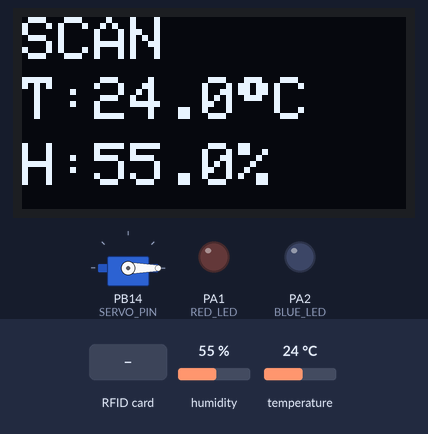
The sketch below on a simulated STM32 Blue Pill. On the bench: servo, 128×64 one-colour display, output pins drawn as LEDs (lit = HIGH). The inputs (shaded band) are chosen by the test bench; at power-on: humidity 55 %, temperature 24 °C. What the sketch prints to the serial monitor is not drawn.

Above: at 1.3 s.
1.4 s: RFID card 5E 7A 19 C4 held to the reader
At 2.4 s:
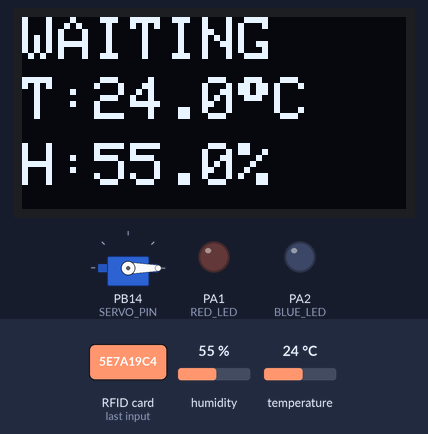
8.7 s: humidity set to 22 %
At 14.5 s:
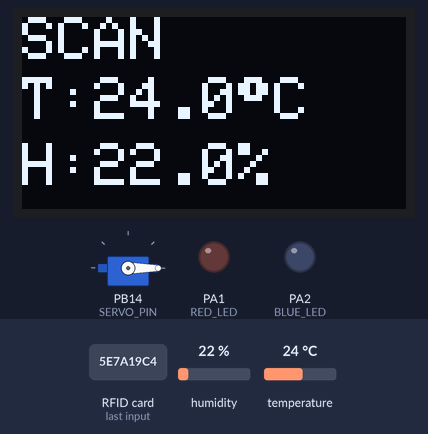
14.8 s: temperature set to 12 °C
At 18.5 s:
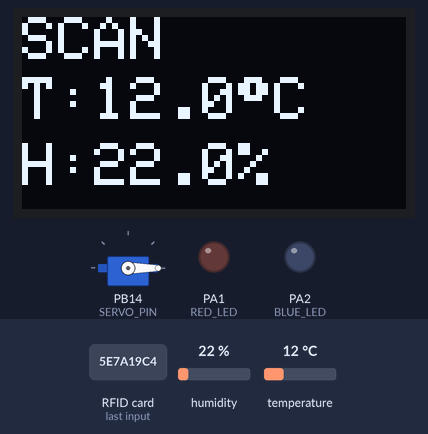
18.8 s: humidity set to 40 %
At 22.5 s:
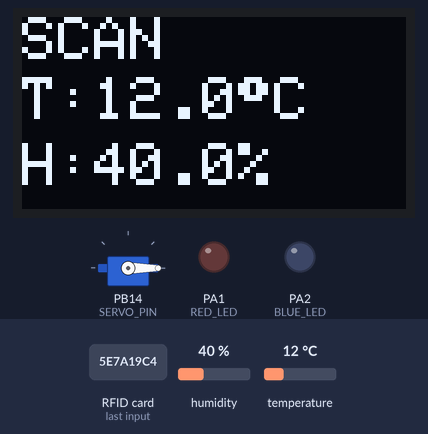
22.8 s: temperature set to 19 °C
At 26.5 s:
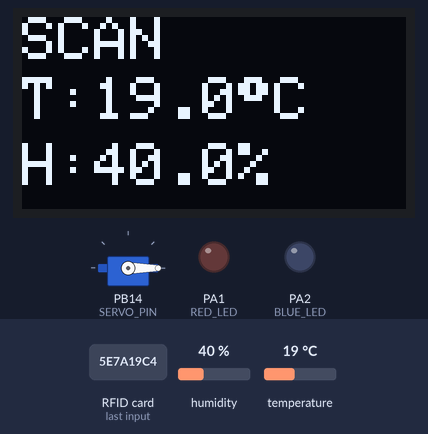
26.8 s: RFID card 5E 7A 19 C4 held to the reader
At 32.4 s:
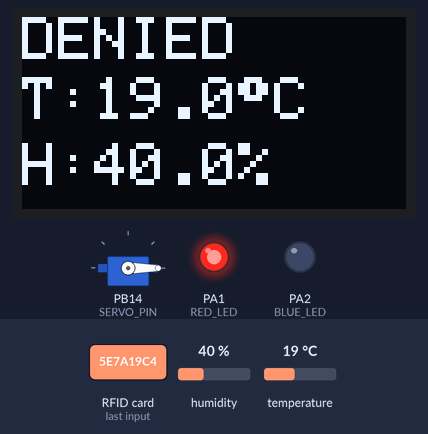
Timing chart, 0 to 34.1 s (numbered marks = the images above; inputs shaded):
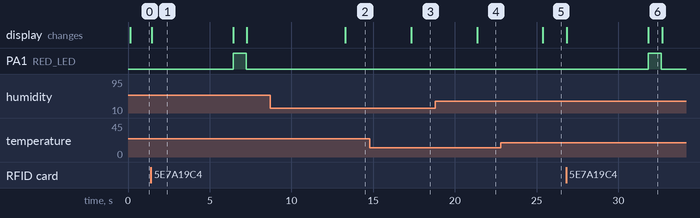

The sketch:

sketch.ino
```cpp
#include <SPI.h>
#include <MFRC522.h>
#include <Wire.h>
#include <Adafruit_GFX.h>
#include <Adafruit_SH110X.h>
#include <Servo.h>
#include <DHT.h>

// ============================================================
// Pin Definitions
// ============================================================
#define SS_PIN    PA4
#define RST_PIN   PB0
#define BLUE_LED  PA2
#define RED_LED   PA1
#define SERVO_PIN PB14
#define DHT_PIN   PB11
#define DHT_TYPE  DHT11

// ============================================================
// Timing Constants
// ============================================================
#define GATE_OPEN_MS     10000   // Gate stays open 10 seconds
#define SERIAL_TIMEOUT_MS 5000  // Wait up to 5 s for API response
#define DHT_INTERVAL_MS   2000  // Refresh DHT reading every 2 s
#define DISPLAY_IDLE_MS   2000  // Refresh idle screen every 2 s

// ============================================================
// State Machine
// ============================================================
enum GateIoTState {
  STATE_IDLE,        // Polling for card swipes
  STATE_WAITING,     // UID sent to serial, awaiting GRANT/DENY
  STATE_GATE_OPEN,   // Access granted, gate open, counting down
};

GateIoTState state = STATE_IDLE;
unsigned long stateEnteredAt = 0;

// ============================================================
// Objects
// ============================================================
Adafruit_SH1106G display(128, 64, &Wire, -1);
MFRC522 rfid(SS_PIN, RST_PIN);
Servo myServo;
DHT dht(DHT_PIN, DHT_TYPE);

// ============================================================
// Sensor Globals
// ============================================================
float currentTemp = 0;
float currentHum  = 0;
unsigned long lastDhtRead    = 0;
unsigned long lastIdleUpdate = 0;

// ============================================================
// Helper — Display
// ============================================================
void showScreen(float temp, float hum, const char* line1) {
  display.clearDisplay();
  display.setTextColor(SH110X_WHITE);
  display.setTextSize(2);

  // Line 1
  display.setCursor(0, 0);
  display.print(line1);

  // Line 2 (Temperature)
  display.setCursor(0, 20);
  display.print("T:");
  display.print(isnan(temp) ? 0.0f : temp, 1);
  display.write(247);
  display.print("C");

  // Line 3 (Humidity)
  display.setCursor(0, 42);
  display.print("H:");
  display.print(isnan(hum) ? 0.0f : hum, 1);
  display.print("%");

  display.display();
}
// ============================================================
// Helper — Build hex string from RFID UID
// ============================================================
String getUidHex() {
  String uid = "";
  for (byte i = 0; i < rfid.uid.size; i++) {
    if (rfid.uid.uidByte[i] < 0x10) uid += "0";
    uid += String(rfid.uid.uidByte[i], HEX);
  }
  uid.toUpperCase();
  return uid;
}

// ============================================================
// Helper — Open / Close gate
// ============================================================
void openGate() {
  myServo.write(90);
  digitalWrite(BLUE_LED, HIGH);
  digitalWrite(RED_LED,  LOW);
}

void closeGate() {
  myServo.write(0);
  digitalWrite(BLUE_LED, LOW);
  digitalWrite(RED_LED,  LOW);
}

// ============================================================
// Setup
// ============================================================
void setup() {
  Serial.begin(115200);

  SPI.begin();
  rfid.PCD_Init();
  Wire.begin();
  dht.begin();

  myServo.attach(SERVO_PIN);
  myServo.write(0);

  pinMode(BLUE_LED, OUTPUT);
  pinMode(RED_LED,  OUTPUT);
  digitalWrite(BLUE_LED, LOW);
  digitalWrite(RED_LED,  LOW);

  if (!display.begin(0x3C, true)) {
    // OLED failed — blink RED indefinitely
    while (1) {
      digitalWrite(RED_LED, HIGH); delay(200);
      digitalWrite(RED_LED, LOW);  delay(200);
    }
  }

  // Initial sensor read
  currentTemp = dht.readTemperature();
  currentHum  = dht.readHumidity();

  showScreen(currentTemp, currentHum, "SCAN");
}

// ============================================================
// Loop — Non-blocking state machine
// ============================================================
void loop() {
  unsigned long now = millis();

  // ── Periodic DHT read ──────────────────────────────────────
  if (now - lastDhtRead > DHT_INTERVAL_MS) {
    float t = dht.readTemperature();
    float h = dht.readHumidity();
    if (!isnan(t)) currentTemp = t;
    if (!isnan(h)) currentHum  = h;
    lastDhtRead = now;
  }

  // ── STATE: IDLE ────────────────────────────────────────────
  if (state == STATE_IDLE) {
    // Refresh idle display every 2 s
    if (now - lastIdleUpdate > DISPLAY_IDLE_MS) {
      showScreen(currentTemp, currentHum, "SCAN");
      lastIdleUpdate = now;
    }

    // Poll for new card
    if (rfid.PICC_IsNewCardPresent() && rfid.PICC_ReadCardSerial()) {
      String uid = getUidHex();

      // Send JSON payload to Python gateway over USB serial
      Serial.print("{\"uid\":\"");
      Serial.print(uid);
      Serial.print("\",\"temp\":");
      Serial.print(currentTemp, 1);
      Serial.print(",\"hum\":");
      Serial.print(currentHum, 1);
      Serial.println("}");

      rfid.PICC_HaltA();
      rfid.PCD_StopCrypto1();

      // Flush any stale data in the serial buffer before waiting for the new gateway response
      while (Serial.available() > 0) {
        Serial.read();
      }

      showScreen(currentTemp, currentHum, "WAITING");
      stateEnteredAt = now;
      state = STATE_WAITING;
    }
    return;
  }

  // ── STATE: WAITING (for GRANT / DENY over serial) ──────────
  if (state == STATE_WAITING) {
    // Timeout check
    if (now - stateEnteredAt > SERIAL_TIMEOUT_MS) {
      showScreen(currentTemp, currentHum, "DENIED");
      digitalWrite(RED_LED, HIGH);
      delay(800);
      digitalWrite(RED_LED, LOW);
      state = STATE_IDLE;
      return;
    }

    // Check for incoming command
    if (Serial.available()) {
      String cmd = Serial.readStringUntil('\n');
      cmd.trim();

      if (cmd.startsWith("GRANT")) {
        // Parse optional name from "GRANT:Alice Johnson"
        String name = "";
        int colon = cmd.indexOf(':');
        if (colon != -1) name = cmd.substring(colon + 1);

        openGate();
        if (name.length() > 0) {
          name.trim();
          int spaceIdx = name.indexOf(' ');
          String firstName = (spaceIdx != -1) ? name.substring(0, spaceIdx) : name;
          if (firstName.length() > 10) {
            firstName = firstName.substring(0, 10);
          }
          String greeting = "Hi: " + firstName;
          showScreen(currentTemp, currentHum, greeting.c_str());
        } else {
          showScreen(currentTemp, currentHum, "ALLOWED");
        }
        stateEnteredAt = now;
        state = STATE_GATE_OPEN;

      } else if (cmd.startsWith("DENY")) {
        showScreen(currentTemp, currentHum, "DENIED");
        digitalWrite(RED_LED, HIGH);
        delay(1500);
        digitalWrite(RED_LED, LOW);
        state = STATE_IDLE;
      }
      // Ignore anything else (e.g. empty lines)
    }
    return;
  }

  // ── STATE: GATE_OPEN ───────────────────────────────────────
  if (state == STATE_GATE_OPEN) {
    if (now - stateEnteredAt > GATE_OPEN_MS) {
      closeGate();
      showScreen(currentTemp, currentHum, "SCAN");
      state = STATE_IDLE;
    }
    // Display countdown (optional)
    // No blocking — just wait for timer
    return;
  }
}
```

Measured:
- after the input at 1.4 s, PA1 (RED_LED): LOW → HIGH after 5.0 s, → LOW 0.80 s later; the display: changes at once (image 1)
- after the input at 8.7 s, the display: changes after 4.6 s (image 2)
- after the input at 14.8 s, the display: changes after 2.5 s (image 3)
- after the input at 18.8 s, the display: changes after 2.5 s (image 4)
- after the input at 22.8 s, the display: changes after 2.6 s (image 5)
- after the input at 26.8 s, PA1 (RED_LED): LOW → HIGH after 5.0 s, → LOW 0.80 s later; the display: first changes at once (image 6 shows a later state)
- what the display in image 1 shows lasts 5.0 s, from 1.4 s to 6.4 s
